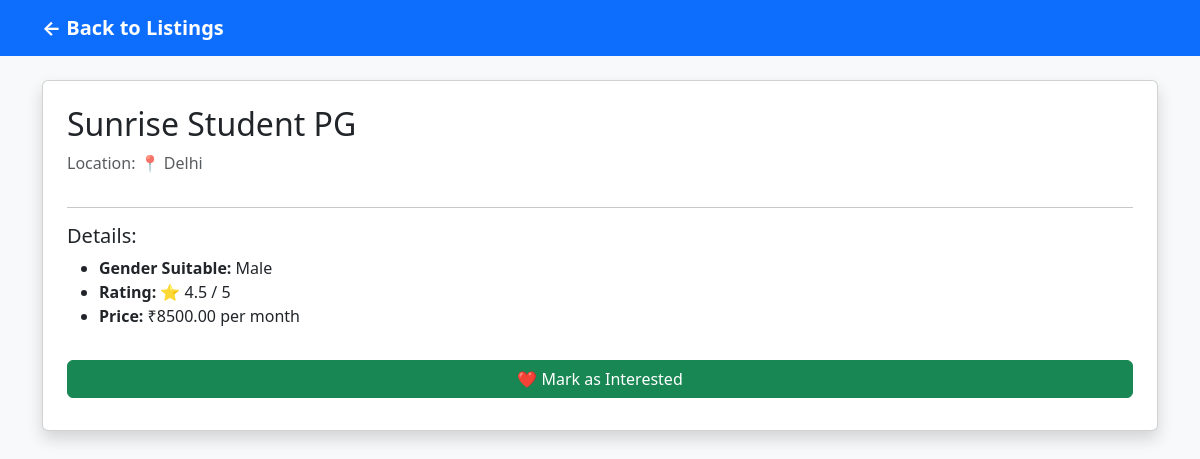
Page /details.php?id=1 on the committed database.
### tables this page shows
CREATE TABLE `properties` (
  `id` int(11) NOT NULL,
  `name` varchar(150) NOT NULL,
  `city` varchar(100) NOT NULL,
  `price` decimal(10,2) NOT NULL,
  `gender` enum('Male','Female','Unisex') NOT NULL,
  `rating` decimal(2,1) DEFAULT 0.0,
  `image` varchar(255) DEFAULT NULL
);

### details.php (the view, shortened to what this page needs)
<?php
include('db_connect.php');
$id = isset($_GET['id']) ? (int)$_GET['id'] : 0;
$sql = "SELECT * FROM properties WHERE id = $id";
$result = mysqli_query($conn, $sql);
$property = mysqli_fetch_assoc($result);
?>
<!DOCTYPE html>
<html lang="en">
<head>
    <link href="https://cdn.jsdelivr.net/npm/bootstrap@5.3.0/dist/css/bootstrap.min.css" rel="stylesheet">
</head>
<body class="bg-light">
<nav class="navbar navbar-dark bg-primary mb-4">
  <div class="container">
    <a class="navbar-brand fw-bold" href="index.php">← Back to Listings</a>
  </div>
</nav>
<div class="container">
    <div class="card shadow p-4">
        <h2><?php echo htmlspecialchars($property['name']); ?></h2>
        <p class="text-muted">Location: 📍 <?php echo htmlspecialchars($property['city']); ?></p>
        <hr>
        <h5>Details:</h5>
        <ul>
            <li><strong>Gender Suitable:</strong> <?php echo htmlspecialchars($property['gender']); ?></li>
            <li><strong>Rating:</strong> ⭐ <?php echo htmlspecialchars($property['rating']); ?> / 5</li>
            <li><strong>Price:</strong> ₹<?php echo htmlspecialchars($property['price']); ?> per month</li>
        </ul>
        <button id="interestedBtn" class="btn btn-success mt-3" onclick="markInterested(<?php echo $property['id']; ?>)">
            ❤️ Mark as Interested
        </button>
    </div>
</div>
</body>
</html>

### rows in the picture
properties: name "Sunrise Student PG", city "Delhi", gender "Male", rating "4.5", price "8500.00"
